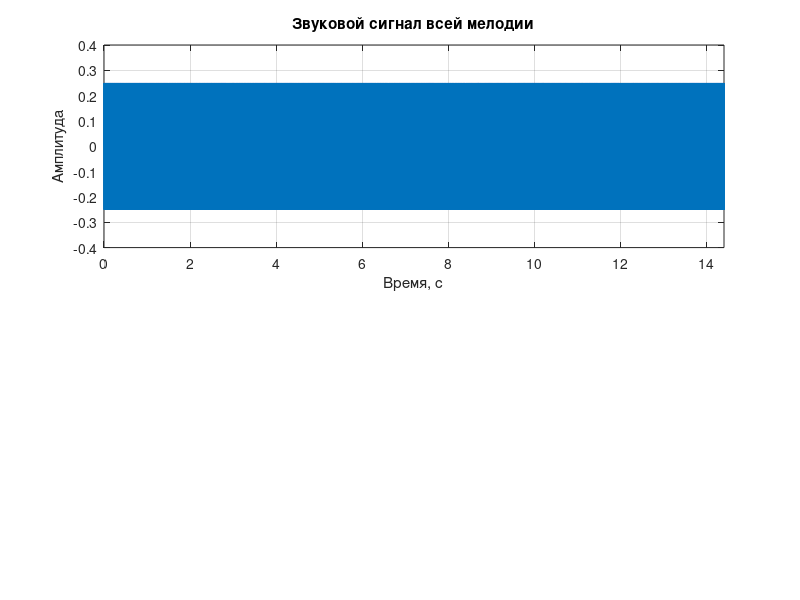

Source code (MATLAB):
clear; clc; close all;

frequencies = [
    440.000, 523.251, 587.330, 587.330, ...
    587.330, 659.255, 698.456, 698.456, ...
    698.456, 783.991, 659.255, 659.255, ...
    587.330, 523.251, 523.251, 587.330, ...
    ...
    440.000, 523.251, 587.330, 587.330, ...
    587.330, 659.255, 698.456, 698.456, ...
    698.456, 783.991, 659.255, 659.255, ...
    587.330, 523.251, 523.251, 587.330, ...
    ...
    440.000, 523.251, 587.330, 587.330, ...
    587.330, 698.456, 783.991, 783.991, ...
    783.991, 880.000, 932.328, 932.328, ...
    880.000, 783.991, 880.000, 1174.659
];

fs = 44100;          
noteDuration = 0.3;  
amplitude = 0.25;    

N = round(noteDuration * fs); 
t = (0:N-1) / fs;  
numNotes = numel(frequencies);

audio = zeros(1, numNotes * N);
phase = 0;

for k = 1:numNotes
    f = frequencies(k);
    phaseStep = 2*pi*f/fs;

    signal = amplitude * sin(phase + phaseStep*(0:N-1));

    indices = (k-1)*N + (1:N);
    audio(indices) = signal;

    phase = mod(phase + phaseStep*N, 2*pi);
end

time = (0:length(audio)-1) / fs;

figure('Color', 'w');

subplot(2, 1, 1);
plot(time, audio);
xlabel('Время, с');
ylabel('Амплитуда');
title('Звуковой сигнал всей мелодии');
grid on;
xlim([0, length(audio)/fs]);

sound(audio, fs);
